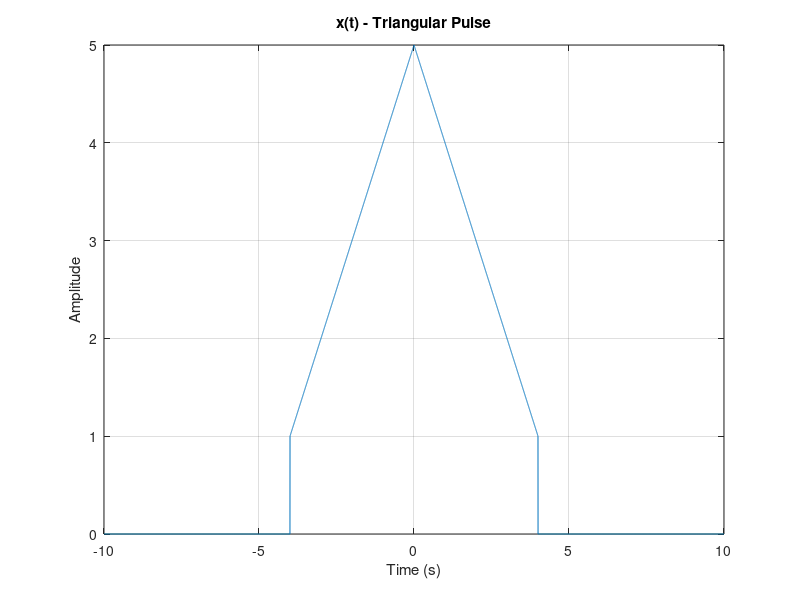
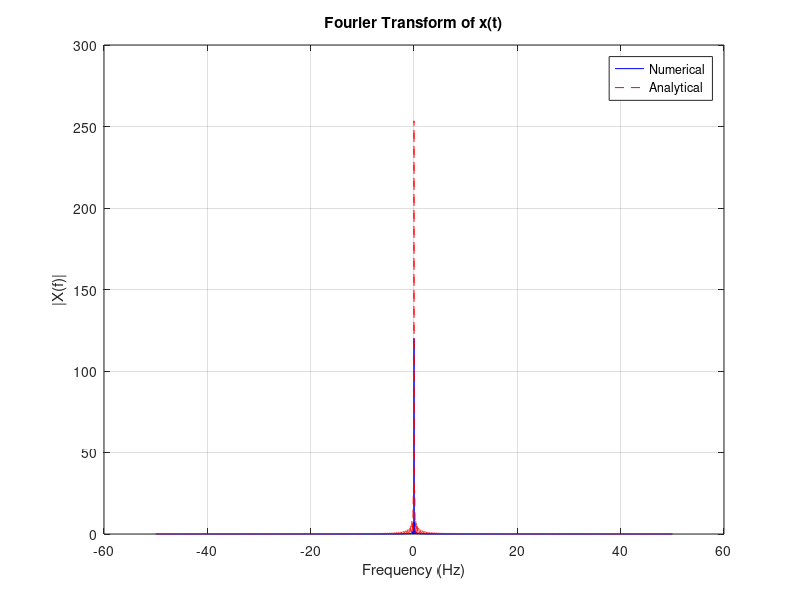
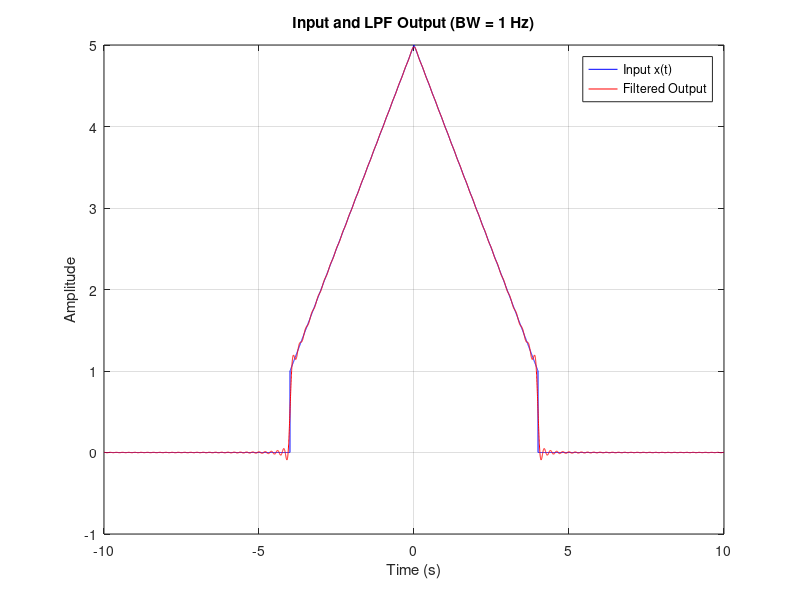
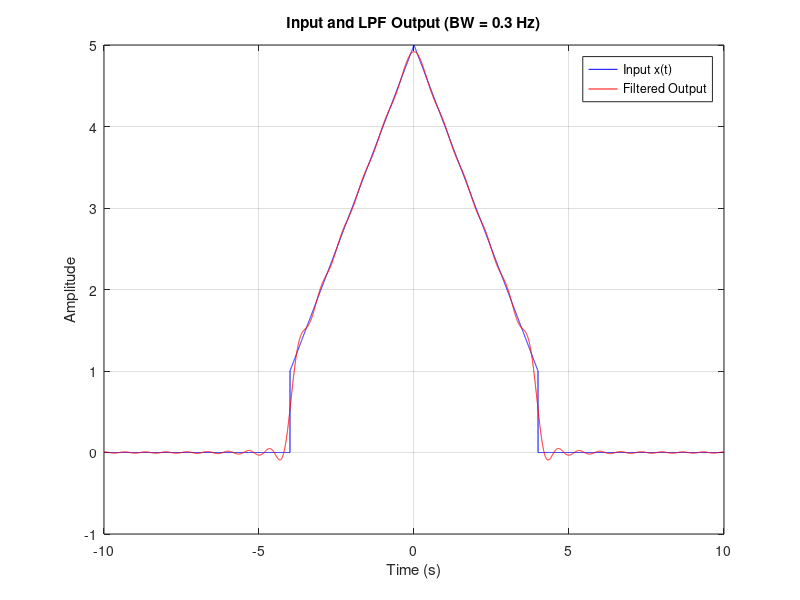

Here is the MATLAB script that generated these plots, in order:
% ECE 252 Course Project: Analog Communication
clear; clc; close all;

% Parameters
fs = 100; % Sampling frequency (Hz)
T = 1/fs; % Sampling period
df = 0.01; % Frequency resolution
N = fs/df; % Number of points
t = linspace(-10, 10, N); % Time vector
f = linspace(-fs/2, fs/2, N); % Frequency vector

% Step 1: Define and plot x(t)
x = zeros(1, length(t));
x(t >= -4 & t < 0) = t(t >= -4 & t < 0) + 5;
x(t >= 0 & t <= 4) = 5 - t(t >= 0 & t <= 4);
figure;
plot(t, x);
title('x(t) - Triangular Pulse');
xlabel('Time (s)'); ylabel('Amplitude');
grid on;

% Step 2: Analytical Fourier transform of x(t)
j = 1i;
X_analytical = zeros(1, length(f));
for i = 1:length(f)
    if abs(f(i)) < 1e-6
        X_analytical(i) = 16; % Limit at f=0
    else
        X_analytical(i) = (1/(j*2*pi*f(i))^2) * (1 - exp(j*8*pi*f(i)) + exp(-j*8*pi*f(i)) - 1) + ...
                          (4/(j*2*pi*f(i))) * (exp(j*8*pi*f(i)) - exp(-j*8*pi*f(i))) + ...
                          (5/(j*2*pi*f(i))) * (1 - exp(j*8*pi*f(i)) + 1 - exp(-j*8*pi*f(i)));
    end
end
X_analytical = abs(X_analytical);

% Step 3: Numerical Fourier transform of x(t)
X = fftshift(fft(x)/fs);
figure;
plot(f, abs(X), 'b', f, X_analytical, 'r--');
title('Fourier Transform of x(t)');
xlabel('Frequency (Hz)'); ylabel('|X(f)|');
legend('Numerical', 'Analytical');
grid on;

% Step 4: Estimate bandwidth
power_spectrum = X_analytical.^2;
max_power = max(power_spectrum);
threshold = 0.05 * max_power;
bw_idx = find(power_spectrum <= threshold, 1);
bw = abs(f(bw_idx));
disp(['Estimated BW: ', num2str(bw), ' Hz']);

% Step 5: LPF with BW = 1 Hz
H1 = abs(f) < 1; % Ideal LPF
X_filtered1 = X .* H1;
x_filtered1 = ifft(ifftshift(X_filtered1)) * fs;
figure;
plot(t, x, 'b', t, real(x_filtered1), 'r');
title('Input and LPF Output (BW = 1 Hz)');
xlabel('Time (s)'); ylabel('Amplitude');
legend('Input x(t)', 'Filtered Output');
grid on;

% Step 6: LPF with BW = 0.3 Hz
H2 = abs(f) < 0.3;
X_filtered2 = X .* H2;
x_filtered2 = ifft(ifftshift(X_filtered2)) * fs;
figure;
plot(t, x, 'b', t, real(x_filtered2), 'r');
title('Input and LPF Output (BW = 0.3 Hz)');
xlabel('Time (s)'); ylabel('Amplitude');
legend('Input x(t)', 'Filtered Output');
grid on;

% Step 7: Process m(t)
m = cos(2 * pi * 0.5 * t) .* (t > 0 & t < 4);
figure;
plot(t, m);
title('m(t) - Cosine Pulse');
xlabel('Time (s)'); ylabel('Amplitude');
grid on;

% Fourier transform of m(t)
M_analytical = 2 * abs(sinc(4 * (f - 0.5))) + 2 * abs(sinc(4 * (f + 0.5)));
M = fftshift(fft(m)/fs);
figure;
plot(f, abs(M), 'b', f, M_analytical, 'r--');
title('Fourier Transform of m(t)');
xlabel('Frequency (Hz)'); ylabel('|M(f)|');
legend('Numerical', 'Analytical');
grid on;

% Bandwidth of m(t)
power_spectrum_m = (2 * abs(sinc(4 * (f - 0.5))) + 2 * abs(sinc(4 * (f + 0.5)))).^2;
max_power_m = max(power_spectrum_m);
threshold_m = 0.05 * max_power_m;
bw_idx_m = find(power_spectrum_m <= threshold_m, 1);
bw_m = abs(f(bw_idx_m));
disp(['Estimated BW for m(t): ', num2str(bw_m), ' Hz']);

% Step 8-11: FDM Modulation
fc1 = 20; % Carrier frequency for x(t)
s1 = x .* cos(2 * pi * fc1 * t); % DSB-SC

% SSB (USB) for m(t)
fc2 = 23; % Carrier frequency for m(t)
m_hilbert = imag(hilbert(m)); % Hilbert transform
s2 = m .* cos(2 * pi * fc2 * t) - m_hilbert .* sin(2 * pi * fc2 * t); % USB

s = s1 + s2; % Combined signal
figure;
plot(t, s);
title('FDM Signal s(t)');
xlabel('Time (s)'); ylabel('Amplitude');
grid on;

% Fourier transform of s(t)
S = fftshift(fft(s)/fs);
figure;
plot(f, abs(S));
title('Spectrum of s(t)');
xlabel('Frequency (Hz)'); ylabel('|S(f)|');
grid on;

% Step 12: Coherent Demodulation
% Demodulate s1(t)
demod1 = s1 .* cos(2 * pi * fc1 * t);
H_demod = abs(f) < 1;
Demod1 = fftshift(fft(demod1)/fs) .* H_demod;
demod1_out = real(ifft(ifftshift(Demod1)) * fs);

% Demodulate s2(t)
demod2 = s2 .* cos(2 * pi * fc2 * t);
Demod2 = fftshift(fft(demod2)/fs) .* H_demod;
demod2_out = real(ifft(ifftshift(Demod2)) * fs);

figure;
subplot(2,1,1);
plot(t, x, 'b', t, demod1_out, 'r--');
xlim([-20 20]);
ylim([0 12]); % if you want some space above 10
title('Demodulated x(t)');
xlabel('Time (s)'); ylabel('Amplitude');
legend('Original x(t)', 'Demodulated');
grid on;

subplot(2,1,2);
plot(t, m, 'b', t, demod2_out, 'r--');
title('Demodulated m(t)');
xlabel('Time (s)'); ylabel('Amplitude');
legend('Original m(t)', 'Demodulated');
grid on;
